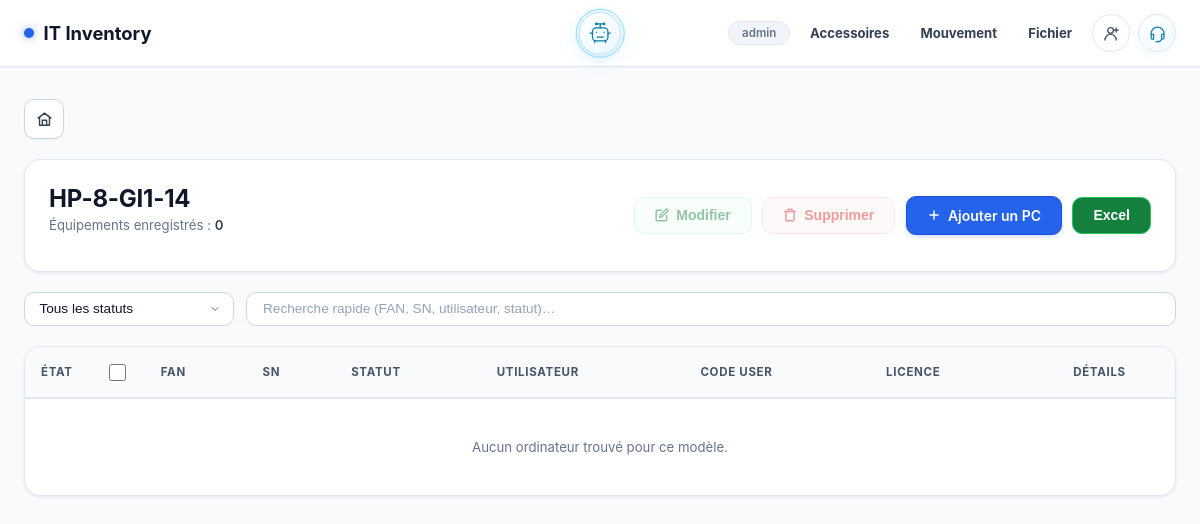
Page /model/hp-8-gi1-14 (signed in) on the earlier database version.
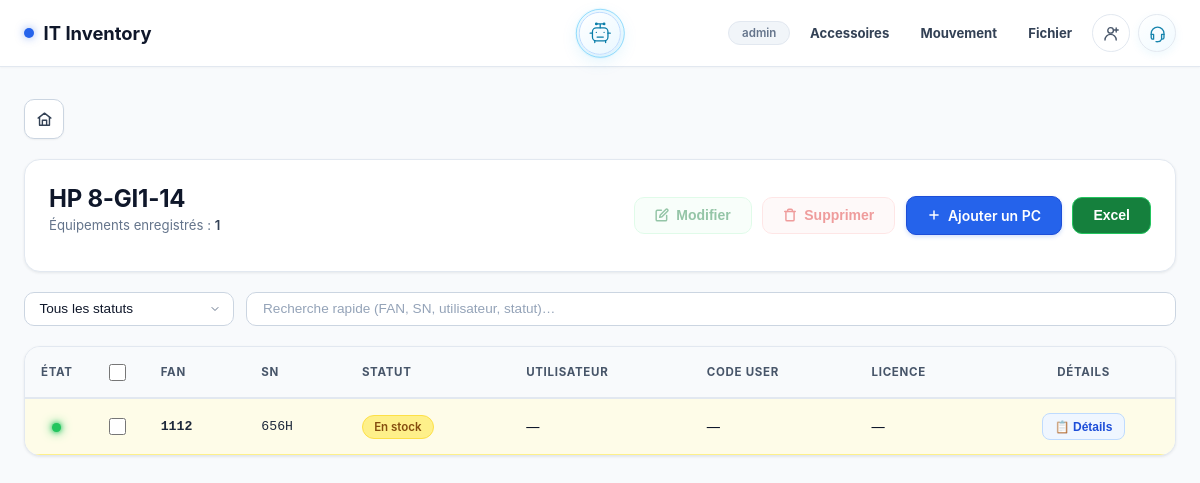
Same page on the later database version.
### tables this page shows
CREATE TABLE inventory (
            id          INTEGER PRIMARY KEY AUTOINCREMENT,
            model_slug  TEXT,
            model_name  TEXT,
            fan         TEXT UNIQUE,
            sn          TEXT,
            statut      TEXT,
            username    TEXT,
            code_user   TEXT,
            license_num TEXT,
            obs         TEXT
        , disque_dur TEXT, etat_clavier TEXT, systeme_operateur TEXT, etat_ecran TEXT, batterie INTEGER, ram TEXT, ports_usb TEXT, pave_tactile TEXT, last_recipient TEXT, assignment_number INTEGER NOT NULL DEFAULT 0);

### app/routes/inventory.py (the view)
@inventory_bp.route('/model/<slug>')
def model_detail(slug):
    rows = get_items_by_slug(slug)
    model_name = rows[0]['model_name'] if rows else slug.upper()
    items = [{
        'db_id':             r['id'],
        'FAN':               r['fan'],
        'SN':                r['sn'],
        'Statut':            r['statut'],
        "Nom d'utilisateur": r['username'],
        'Code User':         r['code_user'],
        'N° Licence':        r['license_num'],
        'Obs':               r['obs'],
        'disque_dur':        r['disque_dur'],
        'ram':               r['ram'],
        'etat_clavier':      r['etat_clavier'],
        'etat_ecran':        r['etat_ecran'],
        'systeme_operateur': r['systeme_operateur'],
        'ports_usb':         r['ports_usb'],
        'batterie':          r['batterie'],
        'has_details':       bool(r['disque_dur'] or r['etat_clavier'] or r['systeme_operateur'] or r['etat_ecran'] or (r['batterie'] is not None) or r['ram'] or r['ports_usb'] or r['pave_tactile']),
    } for r in rows]
    model_data = {
        'name':        model_name,
        'slug':        slug,
        'total_count': len(items),
        'rows':        items,
    }
    return render_template('model_detail.html', model=model_data)

### app/models/database.py (called while the page is built)
def get_db():
    if 'db' not in g:
        g.db = sqlite3.connect(
            current_app.config['DB_PATH'],
            detect_types=sqlite3.PARSE_DECLTYPES,
        )
        g.db.row_factory = sqlite3.Row
    return g.db

def get_items_by_slug(slug):
    db = get_db()
    rows = db.execute(
        'SELECT * FROM inventory WHERE model_slug = ? ORDER BY id',
        (slug,)
    ).fetchall()
    return rows

### templates/model_detail.html (shortened to what the changed rows need)
{% extends "base.html" %}
{% block content %}
<div class="page-fade">
    <div class="card" style="display:flex;flex-wrap:wrap;justify-content:space-between;align-items:center;gap:1.25rem;margin-bottom:1.25rem;">
        <div>
            <h1 style="font-size:1.5rem;font-weight:700;color:var(--text-primary);margin:0;letter-spacing:-0.01em;">{{ model.name }}</h1>
            <p class="text-muted" style="font-size:0.825rem;margin-top:0.25rem;">
                Équipements enregistrés : <strong style="color:var(--text-secondary);font-weight:600;" id="filteredCount">{{ model.total_count }}</strong>
            </p>
        </div>
    </div>
</div>
<div class="card" style="padding:0;overflow:hidden;">
    <div style="overflow-x:auto;">
        <table id="inventoryTable" class="inv-table">
            <thead>
                <tr>
                    <th style="width:24px;text-align:center;">État</th>
                    <th style="width:44px;text-align:center;"><input type="checkbox" id="selectAllRows" class="row-select-checkbox" onchange="toggleSelectAllRows(this)" title="Sélectionner tous les ordinateurs" aria-label="Sélectionner tous les ordinateurs"></th>
                    <th>FAN</th>
                    <th>SN</th>
                    <th>Statut</th>
                    <th>Utilisateur</th>
                    <th>Code User</th>
                    <th>Licence</th>
                    <th style="text-align:center;">Détails</th>
                </tr>
            </thead>
            <tbody>
                {% for row in model.rows %}
                {% set s = row['Statut'] %}
                {% set ns = namespace(non_count=0, all_good=true) %}
                {% for key in ['disque_dur', 'ram', 'etat_clavier', 'etat_ecran', 'systeme_operateur', 'ports_usb', 'batterie'] %}
                  {% set value = row.get(key) %}
                  {% set good = (value == 'Oui' if key not in ['ports_usb', 'batterie'] else (value == 'Toutes' if key == 'ports_usb' else (value is not none and value|int >= 50))) %}
                  {% if not good %}{% set ns.non_count = ns.non_count + 1 %}{% set ns.all_good = false %}{% endif %}
                {% endfor %}
                {% if ns.non_count == 0 and ns.all_good %}{% set health='good' %}{% elif ns.non_count > 0 %}{% set health='warning' %}{% else %}{% set health='neutral' %}{% endif %}
                {% if   s == 'En stock'                 %}{% set rc='row-en-stock' %}{% set bc='badge-en-stock' %}
                {% elif s == 'Utilisation hors domaine' %}{% set rc='row-hors'     %}{% set bc='badge-hors'     %}
                {% elif s == 'Free'                     %}{% set rc='row-free'     %}{% set bc='badge-free'     %}
                {% elif s == 'Affecter'                 %}{% set rc='row-affecter' %}{% set bc='badge-affecter' %}
                {% elif s == 'Créé'                     %}{% set rc='row-cree'     %}{% set bc='badge-cree'     %}
                {% else                                 %}{% set rc='row-default'  %}{% set bc='badge-default'  %}{% endif %}
                <tr class="{{ rc }}" data-db-id="{{ row['db_id'] }}" data-statut="{{ row['Statut'] or '' }}">
                    <td style="text-align:center;">{% if row['Statut'] != 'Affecter' %}<span class="health-dot health-{{ health }}" title="{{ ns.non_count }} composant(s) non conforme(s)" aria-label="{{ ns.non_count }} composant(s) non conforme(s)"></span>{% endif %}</td>
                    <td style="text-align:center;" onclick="event.stopPropagation();">
                        <input type="checkbox" class="row-select-checkbox" data-db-id="{{ row['db_id'] }}"
                               onchange="onRowCheckboxChange(this)" title="Sélectionner cet ordinateur">
                    </td>
                    <td class="font-mono" style="font-weight:600;">{{ row['FAN'] if row['FAN'] else '—' }}</td>
                    <td class="font-mono">{{ row['SN'] if row['SN'] else '—' }}</td>
                    <td>
                        {% if row['Statut'] %}
                        <span class="badge {{ bc }}">{{ row['Statut'] }}</span>
                        {% else %}—{% endif %}
                    </td>
                    <td>{{ row["Nom d'utilisateur"] if row["Nom d'utilisateur"] else '—' }}</td>
                    <td>{{ row['Code User'] if row['Code User'] else '—' }}</td>
                    <td>{{ row['N° Licence'] if row['N° Licence'] else '—' }}</td>
                    <td style="text-align:center;" onclick="event.stopPropagation();">
                        {% if row['Statut'] in ['En stock', 'Utilisation hors domaine'] or row.get('has_details') %}
                        <button type="button" class="btn-details" data-db-id="{{ row['db_id'] }}" onclick="openDetailsModal(this.dataset.dbId)" title="Afficher les caractéristiques techniques">
                            📋 Détails
                        </button>
                        {% else %}
                        <span class="text-muted" style="font-size:0.75rem;">—</span>
                        {% endif %}
                    </td>
                </tr>
                {% else %}
                <tr>
                    <td colspan="9" style="padding:2.5rem 1rem;text-align:center;" class="text-muted">
                        Aucun ordinateur trouvé pour ce modèle.
                    </td>
                </tr>
                {% endfor %}
            </tbody>
        </table>
    </div>
</div>
{% endblock %}

Differences in the rows shown:
added inventory: name "HP 8-GI1-14", fan "1112", sn "656H", Statut "En stock", row "—"
Other differences:
{{ model.total_count }}: "0" → "1"
{{ model.name }}: "HP-8-GI1-14" → (not shown)
text no longer shown: "Aucun ordinateur trouvé pour ce modèle."
